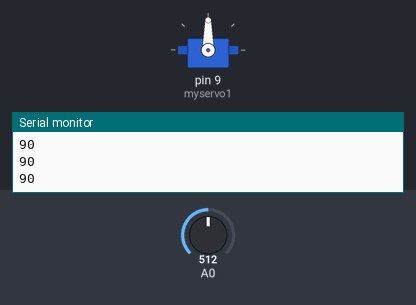
Simulated run of this sketch. Board: Arduino Uno, built with avr-gcc and run on an emulated ATmega328P. On the bench: servo, the last lines printed to the serial monitor. The test bench sets the inputs (shaded band); at power-on: A0 = 512.

Above: at 1.3 s.
1.4 s: A0 set to 716
At 2.7 s:
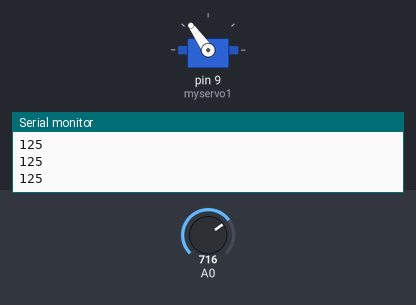
3.0 s: A0 set to 900
At 3.9 s:
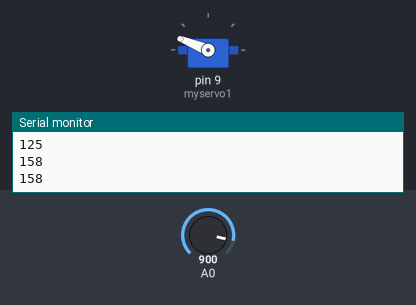
4.5 s: A0 set to 1023
At 5.1 s:
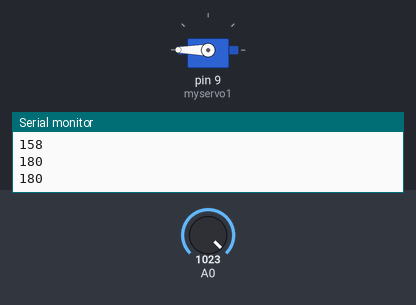
6.0 s: A0 set to 306
At 6.3 s:
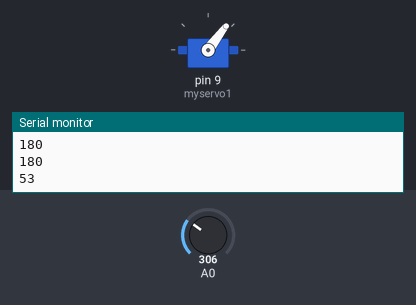
7.5 s: A0 set to 122
At 8.6 s:
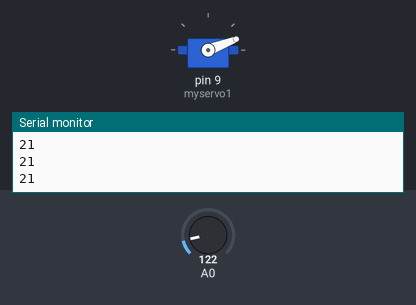
9.0 s: A0 set to 0
At 9.8 s:
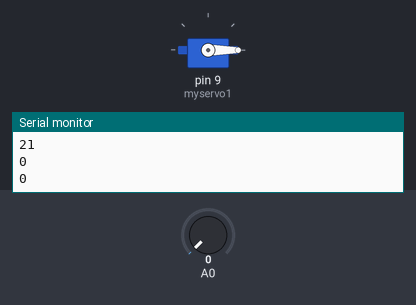
Timing chart, 0 to 11.5 s (numbered marks = the images above; inputs shaded):
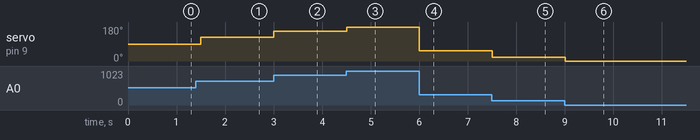

The sketch:

servo.ino
```cpp
#include <Servo.h>
Servo myservo1; // Create a servo object to control the servo
int pos = 0;
void setup()
{
	myservo1.attach(9); //attaches the servo object to PWM pin 9
	Serial.begin(9600);
}
void loop()
{

	int lightValue = analogRead(A0);

	lightValue = map(lightValue, 0, 1023, 0, 180);

	myservo1.write(lightValue);
	Serial.println(lightValue);
	delay(500);
}
```

Measured:
- after the input at 1.4 s, servo on pin 9 (myservo1): 90° → 125° after 0.10 s
- after the input at 3.0 s, servo on pin 9 (myservo1): 125° → 158° at once
- after the input at 4.5 s, servo on pin 9 (myservo1): 158° → 180° at once
- after the input at 6.0 s, servo on pin 9 (myservo1): 180° → 53° at once
- after the input at 7.5 s, servo on pin 9 (myservo1): 53° → 21° at once
- after the input at 9.0 s, servo on pin 9 (myservo1): 21° → 0° at once
